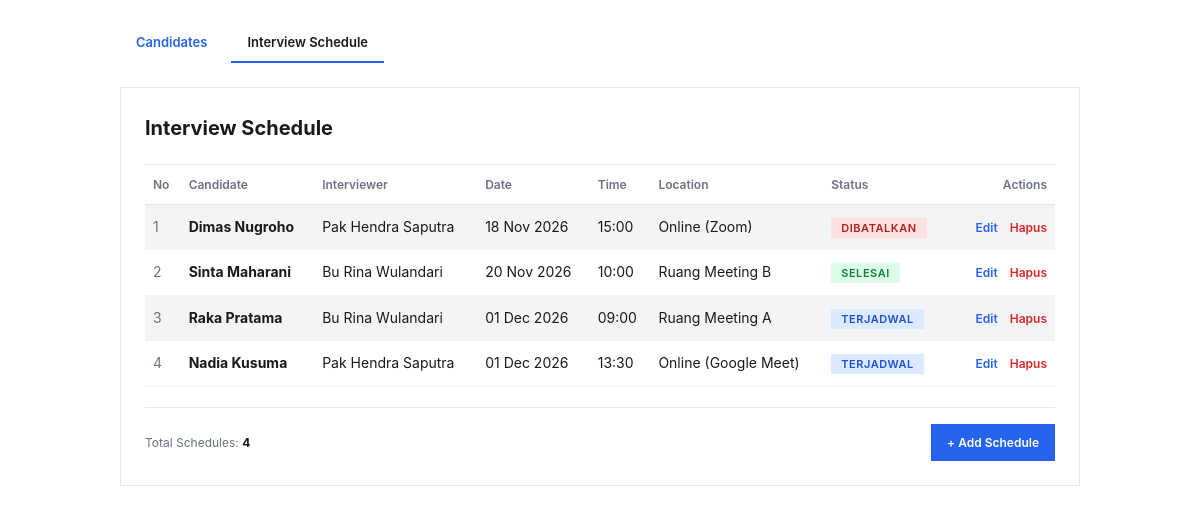
Page /project/index.php?page=jadwal on the committed database.
### tables this page shows
CREATE TABLE `jadwal_interview` (
  `id` INT AUTO_INCREMENT PRIMARY KEY,
  `kandidat_id` INT NOT NULL,
  `pewawancara` VARCHAR(100) NOT NULL,
  `tanggal` DATE NOT NULL,
  `jam` TIME NOT NULL,
  `lokasi` VARCHAR(100) NOT NULL,
  `status` ENUM('Terjadwal','Selesai','Dibatalkan') NOT NULL DEFAULT 'Terjadwal',
  CONSTRAINT `fk_jadwal_kandidat` FOREIGN KEY (`kandidat_id`)
    REFERENCES `kandidat`(`id`) ON DELETE CASCADE ON UPDATE CASCADE
);

CREATE TABLE `kandidat` (
  `id` INT AUTO_INCREMENT PRIMARY KEY,
  `nama` VARCHAR(100) NOT NULL,
  `posisi` VARCHAR(100) NOT NULL,
  `domisili` VARCHAR(100) NOT NULL,
  `skorTes` INT NOT NULL DEFAULT 0,
  `pengalamanTahun` INT NOT NULL DEFAULT 0
);

### project/models/DB.php (called while the page is built, shortened)
<?php
class DB
{
    private PDO $pdo;
    private ?PDOStatement $stmt = null;
    public function __construct(string $host, string $dbName, string $user, string $pass)
    {
        $this->pdo = new PDO(
            'mysql:host=' . $host . ';dbname=' . $dbName . ';charset=utf8mb4',
            $user,
            $pass,
            [
                PDO::ATTR_ERRMODE => PDO::ERRMODE_EXCEPTION,
                PDO::ATTR_DEFAULT_FETCH_MODE => PDO::FETCH_ASSOC,
            ]
        );
    }
    protected function executeQuery(string $query, array $params = []): bool
    {
        $this->stmt = $this->pdo->prepare($query);
        return $this->stmt->execute($params);
    }
    protected function getAllResult(): array
    {
        return $this->stmt->fetchAll();
    }
}

### project/models/TabelJadwal.php (called while the page is built, shortened)
<?php
require_once __DIR__ . '/DB.php';
class TabelJadwal extends DB implements KontrakModelJadwal
{
    private function mapRowToJadwal(array $row): JadwalInterview
    {
        return new JadwalInterview(
            (int)$row['id'],
            (int)$row['kandidat_id'],
            $row['namaKandidat'],
            $row['pewawancara'],
            $row['tanggal'],
            $row['jam'],
            $row['lokasi'],
            $row['status']
        );
    }
    public function getAllJadwal(): array
    {
        $this->executeQuery(self::SELECT_JOIN . " ORDER BY j.tanggal ASC, j.jam ASC, j.id ASC");
        $list = [];
        foreach ($this->getAllResult() as $row) {
            $list[] = $this->mapRowToJadwal($row);
        }
        return $list;
    }
}

### project/models/JadwalInterview.php (called while the page is built, shortened)
<?php
class JadwalInterview
{
    private int $id;
    private string $namaKandidat;
    private string $pewawancara;
    private string $tanggal;
    private string $jam;
    private string $lokasi;
    private string $status;
    public function __construct(int $id, int $kandidatId, string $namaKandidat, string $pewawancara, string $tanggal, string $jam, string $lokasi, string $status)
    {
        $this->id = $id;
        $this->namaKandidat = $namaKandidat;
        $this->pewawancara = $pewawancara;
        $this->tanggal = $tanggal;
        $this->jam = $jam;
        $this->lokasi = $lokasi;
        $this->status = $status;
    }
    public function getId(): int { return $this->id; }
    public function getNamaKandidat(): string { return $this->namaKandidat; }
    public function getPewawancara(): string { return $this->pewawancara; }
    public function getTanggal(): string { return $this->tanggal; }
    public function getJam(): string { return $this->jam; }
    public function getLokasi(): string { return $this->lokasi; }
    public function getStatus(): string { return $this->status; }
}

### project/views/ViewJadwal.php (called while the page is built, shortened)
<?php
class ViewJadwal implements KontrakViewJadwal
{
    private string $dir;
    public function __construct()
    {
        $this->dir = __DIR__ . '/../template/';
    }
    public function renderDaftar(string $rowsHtml, int $totalData): string
    {
        $html = file_get_contents($this->dir . 'skin_jadwal.html');
        return strtr($html, [
            '{{TABLE_ROWS}}' => $rowsHtml,
            '{{TOTAL_DATA}}' => (string)$totalData,
        ]);
    }
}

### project/presenters/PresenterJadwal.php (the view, shortened to what this page needs)
<?php
class PresenterJadwal implements KontrakPresenterJadwal
{
    private KontrakModelJadwal $model;
    private KontrakViewJadwal $view;
    public function __construct(KontrakModelJadwal $model, KontrakViewJadwal $view)
    {
        $this->model = $model;
        $this->view = $view;
    }
    private function esc(string $value): string
    {
        return htmlspecialchars($value, ENT_QUOTES, 'UTF-8');
    }
    private function formatTanggal(string $tanggal): string
    {
        $waktu = strtotime($tanggal);
        return $waktu === false ? $tanggal : date('d M Y', $waktu);
    }
    private function buildRowHtml(int $no, JadwalInterview $jadwal): string
    {
        $id = $jadwal->getId();
        $status = $jadwal->getStatus();
        return '<tr>'
            . '<td class="muted">' . $no . '</td>'
            . '<td><strong>' . $this->esc($jadwal->getNamaKandidat()) . '</strong></td>'
            . '<td>' . $this->esc($jadwal->getPewawancara()) . '</td>'
            . '<td>' . $this->esc($this->formatTanggal($jadwal->getTanggal())) . '</td>'
            . '<td>' . $this->esc(substr($jadwal->getJam(), 0, 5)) . '</td>'
            . '<td>' . $this->esc($jadwal->getLokasi()) . '</td>'
            . '<td><span class="badge badge-' . strtolower($status) . '">' . $this->esc($status) . '</span></td>'
            . '<td class="aksi">'
            . '<a class="link-edit" href="index.php?page=jadwal&amp;screen=edit&amp;id=' . $id . '">Edit</a>'
            . '<form method="post" action="index.php?page=jadwal" onsubmit="return confirm(\'Hapus jadwal ini?\')">'
            . '<input type="hidden" name="action" value="hapus">'
            . '<input type="hidden" name="id" value="' . $id . '">'
            . '<button type="submit" class="link-hapus">Hapus</button>'
            . '</form>'
            . '</td>'
            . '</tr>';
    }
    public function tampilkanJadwal(): string
    {
        $listJadwal = $this->model->getAllJadwal();
        $totalJadwal = count($listJadwal);
        $rowsHtml = '';
        if ($totalJadwal === 0) {
            $rowsHtml = '<tr><td colspan="8" class="kosong">Belum ada jadwal interview.</td></tr>';
        } else {
            $no = 1;
            foreach ($listJadwal as $jadwal) {
                $rowsHtml .= $this->buildRowHtml($no, $jadwal);
                $no++;
            }
        }
        return $this->view->renderDaftar($rowsHtml, $totalJadwal);
    }
}

### project/index.php (shortened to what this page needs)
<?php
require_once __DIR__ . '/models/TabelJadwal.php';
require_once __DIR__ . '/views/ViewJadwal.php';
require_once __DIR__ . '/presenters/PresenterJadwal.php';
$page = $_GET['page'] ?? 'kandidat';
$screen = $_GET['screen'] ?? 'list';
$id = isset($_GET['id']) ? (int)$_GET['id'] : null;
if ($page === 'jadwal') {
    $presenter = new PresenterJadwal(
        new TabelJadwal(DB_HOST, DB_NAME, DB_USER, DB_PASS),
        new ViewJadwal()
    );
    if ($screen === 'add') {
        echo $presenter->tampilkanFormJadwal();
    } elseif ($screen === 'edit' && $id !== null) {
        echo $presenter->tampilkanFormJadwal($id);
    } else {
        echo $presenter->tampilkanJadwal();
    }
}

### project/template/style.css (style rules this page uses)
* { box-sizing: border-box; }
body { margin: 0; padding: 24px; background: #ffffff; color: #1a1a1a; font-family: "Inter", system-ui, -apple-system, sans-serif; font-size: 14px; line-height: 1.6; }
nav { max-width: 960px; margin: 0 auto 24px; display: flex; gap: 8px; }
nav a { padding: 8px 16px; border-radius: 0; color: #2563eb; text-decoration: none; background: transparent; font-weight: 600; font-size: 13px; }
nav a.active { color: #1a1a1a; border-bottom: 2px solid #2563eb; }
.card { max-width: 960px; margin: 0 auto; background: #fff; padding: 24px; border: 1px solid #e5e7eb; }
h1 { margin: 0 0 20px; font-size: 20px; font-weight: 700; color: #1a1a1a; }
table { width: 100%; border-collapse: collapse; }
th { text-align: left; font-size: 12px; font-weight: 600; color: #6b7280; padding: 10px 8px; border-bottom: 1px solid #e5e7eb; border-top: 1px solid #e5e7eb; }
td { padding: 11px 8px; border-bottom: 1px solid #f3f4f6; vertical-align: middle; }
tbody tr:nth-child(odd) td { background: #f3f4f6; }
.muted { color: #6b7280; }
.aksi { text-align: right; white-space: nowrap; }
.aksi form { display: inline; margin: 0; }
.link-edit, .link-hapus { font-size: 12px; font-weight: 600; text-decoration: none; background: none; border: 0; cursor: pointer; padding: 0; margin-left: 12px; font-family: inherit; color: #2563eb; }
.link-hapus { color: #dc2626; }
.footer { display: flex; justify-content: space-between; align-items: center; margin-top: 20px; padding-top: 16px; border-top: 1px solid #e5e7eb; color: #6b7280; font-size: 12px; }
.footer strong { color: #1a1a17; }
.btn { background: #2563eb; color: #fff; padding: 9px 16px; border-radius: 0; text-decoration: none; font-size: 12px; font-weight: 600; border: 0; cursor: pointer; font-family: inherit; }
.badge { padding: 3px 10px; border-radius: 0; font-size: 11px; font-weight: 600; text-transform: uppercase; letter-spacing: 0.05em; }
.badge-terjadwal { background: #dbeafe; color: #1d4ed8; }
.badge-selesai { background: #dcfce7; color: #15803d; }
.badge-dibatalkan { background: #fee2e2; color: #b91c1c; }

### rows in the picture
jadwal_interview: no "1", kandidat.nama "Dimas Nugroho", pewawancara "Pak Hendra Saputra", tanggal "18 Nov 2026", jam "15:00", lokasi "Online (Zoom)", status "DIBATALKAN"
jadwal_interview: no "2", kandidat.nama "Sinta Maharani", pewawancara "Bu Rina Wulandari", tanggal "20 Nov 2026", jam "10:00", lokasi "Ruang Meeting B", status "SELESAI"
jadwal_interview: no "3", kandidat.nama "Raka Pratama", pewawancara "Bu Rina Wulandari", tanggal "01 Dec 2026", jam "09:00", lokasi "Ruang Meeting A", status "TERJADWAL"
jadwal_interview: no "4", kandidat.nama "Nadia Kusuma", pewawancara "Pak Hendra Saputra", tanggal "01 Dec 2026", jam "13:30", lokasi "Online (Google Meet)", status "TERJADWAL"

### other values in the picture
$presenter->tampilkanJadwal() "Candidates Interview Schedule Interview Schedule No Candidate Interviewer Date Time Location Status Actions Total Schedules: 4 + Add Schedule"
